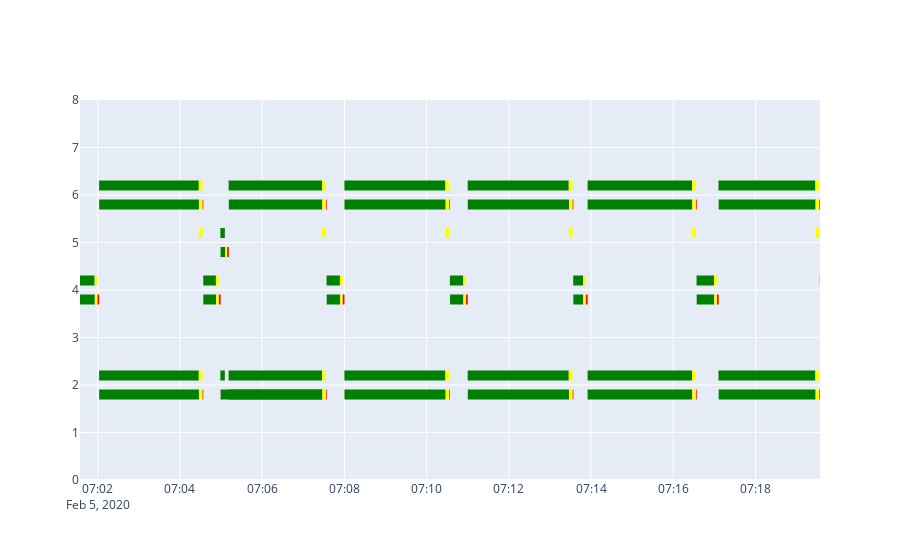

Source (notebook cell):
### Code cell
tl_id = '63069009'

lower_time = '02/05/2020 07:00:00.000'
upper_time = '02/05/2020 07:20:00.000'

upper_time_dt = datetime.datetime.strptime(upper_time, '%m/%d/%Y %H:%M:%S.%f')
lower_time_dt = datetime.datetime.strptime(lower_time, '%m/%d/%Y %H:%M:%S.%f')
#tls_dict[tl_id].loc[(tls_dict[tl_id]['interval_begin_dt'] > lower_time_dt) and (tls_dict[tl_id]['interval_begin_dt'] <= upper_time_dt)]

plot_sumo_df = tls_dict[tl_id].loc[(tls_dict[tl_id]['interval_begin_dt'] > lower_time_dt) & 
                                   (tls_dict[tl_id]['interval_begin_dt'] < upper_time_dt)] 

plot_rw_dict = {}


state_settings = {'green': {'color': 'green'},
                 'yellow': {'color': 'yellow'},
                 'red': {'color': 'red'}
                 }

width = 10

plot_rw_dict['green'] = rw_tl_dict[tl_id]['green'].loc[(rw_tl_dict[tl_id]['green'].index > lower_time_dt) & 
                                   (rw_tl_dict[tl_id]['green'].index < upper_time_dt)]

plot_rw_dict['yellow'] = rw_tl_dict[tl_id]['yellow'].loc[(rw_tl_dict[tl_id]['yellow'].index > lower_time_dt) & 
                                   (rw_tl_dict[tl_id]['yellow'].index < upper_time_dt)]

plot_rw_dict['red'] = rw_tl_dict[tl_id]['red'].loc[(rw_tl_dict[tl_id]['red'].index > lower_time_dt) & 
                                   (rw_tl_dict[tl_id]['red'].index < upper_time_dt)]


fig = go.Figure()
fig.add_trace(go.Scatter(x=[plot_rw_dict['green'].index[0], plot_rw_dict['green'].index[-1]], opacity=0))

fig.update_xaxes(range=[plot_rw_dict['green'].index[0], plot_rw_dict['green'].index[-1]])
fig.update_yaxes(range=[0, 8])

offset = 0.2

for i in range(len(plot_sumo_df.index)):
    for j in range(len(plot_sumo_df['green'].iloc[i])): # deals with the 1 or 2 phases
        fig.add_shape(
                # Line Horizontal
                dict(
                    type="line",
                    x0=plot_sumo_df['interval_begin_dt'].iloc[i],
                    y0=plot_sumo_df['green'].iloc[i][j] + offset,
                    x1=plot_sumo_df['interval_end_dt'].iloc[i],
                    y1=plot_sumo_df['green'].iloc[i][j] + offset,
                    line=dict(
                        color="Green",
                        width=width
                    )
        )
        )
        
    for j in range(len(plot_sumo_df['yellow'].iloc[i])): 
        fig.add_shape(
                # Line Horizontal
                dict(
                    type="line",
                    x0=plot_sumo_df['interval_begin_dt'].iloc[i],
                    y0=plot_sumo_df['yellow'].iloc[i][j] + offset,
                    x1=plot_sumo_df['interval_end_dt'].iloc[i],
                    y1=plot_sumo_df['yellow'].iloc[i][j] + offset,
                    line=dict(
                        color="yellow",
                        width=width
                    )
                )
        )

for state in plot_rw_dict.keys():
    
    for i in range(len(plot_rw_dict[state].index)):
        
        for j in range(1,3):
            
            if plot_rw_dict[state]['phase_' + str(j)].iloc[i] != "":
                
                phase = plot_rw_dict[state]['phase_' + str(j)].iloc[i]
                end_time = plot_rw_dict[state]['phase_' + str(j) + '_off_time'].iloc[i]
                
                fig.add_shape(
                    dict(
                        type="line",
                        x0=plot_rw_dict[state].index[i],
                        y0=phase - offset,
                        x1=end_time,
                        y1=phase - offset,
                        line=dict(
                            color=state_settings[state]['color'],
                            width=width
                        )
                    )
                )
                   
fig.update_layout({'hovermode': 'closest', 'xaxis': {'showspikes': True}
    })
    
fig.update_shapes(dict(xref='x', yref='y'))
fig.show()

### Figure 1 — Plotly figure (JSON) as saved in the notebook; plotly's stock layout.template omitted (floating-point values rounded to 4 significant figures)
{"data": [{"opacity": 0, "type": "scatter", "x": ["2020-02-05T07:01:34.100000", "2020-02-05T07:19:34.200000"]}], "layout": {"autosize": true, "hovermode": "closest", "shapes": [{"line": {"color": "yellow", "width": 10}, "type": "line", "x0": "2020-02-05T07:01:27.500000", "x1": "2020-02-05T07:01:33", "xref": "x", "y0": 2.2, "y1": 2.2, "yref": "y"}, {"line": {"color": "yellow", "width": 10}, "type": "line", "x0": "2020-02-05T07:01:27.500000", "x1": "2020-02-05T07:01:33", "xref": "x", "y0": 5.2, "y1": 5.2, "yref": "y"}, {"line": {"color": "yellow", "width": 10}, "type": "line", "x0": "2020-02-05T07:01:27.500000", "x1": "2020-02-05T07:01:33", "xref": "x", "y0": 6.2, "y1": 6.2, "yref": "y"}, {"line": {"color": "Green", "width": 10}, "type": "line", "x0": "2020-02-05T07:01:34", "x1": "2020-02-05T07:01:55.500000", "xref": "x", "y0": 4.2, "y1": 4.2, "yref": "y"}, {"line": {"color": "yellow", "width": 10}, "type": "line", "x0": "2020-02-05T07:01:55.500000", "x1": "2020-02-05T07:01:59.500000", "xref": "x", "y0": 4.2, "y1": 4.2, "yref": "y"}, {"line": {"color": "Green", "width": 10}, "type": "line", "x0": "2020-02-05T07:02:02", "x1": "2020-02-05T07:04:27.500000", "xref": "x", "y0": 2.2, "y1": 2.2, "yref": "y"}, {"line": {"color": "Green", "width": 10}, "type": "line", "x0": "2020-02-05T07:02:02", "x1": "2020-02-05T07:04:27.500000", "xref": "x", "y0": 6.2, "y1": 6.2, "yref": "y"}, {"line": {"color": "yellow", "width": 10}, "type": "line", "x0": "2020-02-05T07:04:27.500000", "x1": "2020-02-05T07:04:33", "xref": "x", "y0": 2.2, "y1": 2.2, "yref": "y"}, {"line": {"color": "yellow", "width": 10}, "type": "line", "x0": "2020-02-05T07:04:27.500000", "x1": "2020-02-05T07:04:33", "xref": "x", "y0": 5.2, "y1": 5.2, "yref": "y"}, {"line": {"color": "yellow", "width": 10}, "type": "line", "x0": "2020-02-05T07:04:27.500000", "x1": "2020-02-05T07:04:33", "xref": "x", "y0": 6.2, "y1": 6.2, "yref": "y"}, {"line": {"color": "Green", "width": 10}, "type": "line", "x0": "2020-02-05T07:04:34", "x1": "2020-02-05T07:04:52.500000", "xref": "x", "y0": 4.2, "y1": 4.2, "yref": "y"}, {"line": {"color": "yellow", "width": 10}, "type": "line", "x0": "2020-02-05T07:04:52.500000", "x1": "2020-02-05T07:04:56.500000", "xref": "x", "y0": 4.2, "y1": 4.2, "yref": "y"}, {"line": {"color": "Green", "width": 10}, "type": "line", "x0": "2020-02-05T07:04:59", "x1": "2020-02-05T07:05:05.500000", "xref": "x", "y0": 2.2, "y1": 2.2, "yref": "y"}, {"line": {"color": "Green", "width": 10}, "type": "line", "x0": "2020-02-05T07:04:59", "x1": "2020-02-05T07:05:05.500000", "xref": "x", "y0": 5.2, "y1": 5.2, "yref": "y"}, {"line": {"color": "Green", "width": 10}, "type": "line", "x0": "2020-02-05T07:05:11", "x1": "2020-02-05T07:07:27.500000", "xref": "x", "y0": 2.2, "y1": 2.2, "yref": "y"}, {"line": {"color": "Green", "width": 10}, "type": "line", "x0": "2020-02-05T07:05:11", "x1": "2020-02-05T07:07:27.500000", "xref": "x", "y0": 6.2, "y1": 6.2, "yref": "y"}, {"line": {"color": "yellow", "width": 10}, "type": "line", "x0": "2020-02-05T07:07:27.500000", "x1": "2020-02-05T07:07:33", "xref": "x", "y0": 2.2, "y1": 2.2, "yref": "y"}, {"line": {"color": "yellow", "width": 10}, "type": "line", "x0": "2020-02-05T07:07:27.500000", "x1": "2020-02-05T07:07:33", "xref": "x", "y0": 5.2, "y1": 5.2, "yref": "y"}, {"line": {"color": "yellow", "width": 10}, "type": "line", "x0": "2020-02-05T07:07:27.500000", "x1": "2020-02-05T07:07:33", "xref": "x", "y0": 6.2, "y1": 6.2, "yref": "y"}, {"line": {"color": "Green", "width": 10}, "type": "line", "x0": "2020-02-05T07:07:34", "x1": "2020-02-05T07:07:53.500000", "xref": "x", "y0": 4.2, "y1": 4.2, "yref": "y"}, {"line": {"color": "yellow", "width": 10}, "type": "line", "x0": "2020-02-05T07:07:53.500000", "x1": "2020-02-05T07:07:57.500000", "xref": "x", "y0": 4.2, "y1": 4.2, "yref": "y"}, {"line": {"color": "Green", "width": 10}, "type": "line", "x0": "2020-02-05T07:08:00", "x1": "2020-02-05T07:10:27.500000", "xref": "x", "y0": 2.2, "y1": 2.2, "yref": "y"}, {"line": {"color": "Green", "width": 10}, "type": "line", "x0": "2020-02-05T07:08:00", "x1": "2020-02-05T07:10:27.500000", "xref": "x", "y0": 6.2, "y1": 6.2, "yref": "y"}, {"line": {"color": "yellow", "width": 10}, "type": "line", "x0": "2020-02-05T07:10:27.500000", "x1": "2020-02-05T07:10:33", "xref": "x", "y0": 2.2, "y1": 2.2, "yref": "y"}, {"line": {"color": "yellow", "width": 10}, "type": "line", "x0": "2020-02-05T07:10:27.500000", "x1": "2020-02-05T07:10:33", "xref": "x", "y0": 5.2, "y1": 5.2, "yref": "y"}, {"line": {"color": "yellow", "width": 10}, "type": "line", "x0": "2020-02-05T07:10:27.500000", "x1": "2020-02-05T07:10:33", "xref": "x", "y0": 6.2, "y1": 6.2, "yref": "y"}, {"line": {"color": "Green", "width": 10}, "type": "line", "x0": "2020-02-05T07:10:34", "x1": "2020-02-05T07:10:53.500000", "xref": "x", "y0": 4.2, "y1": 4.2, "yref": "y"}, {"line": {"color": "yellow", "width": 10}, "type": "line", "x0": "2020-02-05T07:10:53.500000", "x1": "2020-02-05T07:10:57.500000", "xref": "x", "y0": 4.2, "y1": 4.2, "yref": "y"}, {"line": {"color": "Green", "width": 10}, "type": "line", "x0": "2020-02-05T07:11:00", "x1": "2020-02-05T07:13:27.500000", "xref": "x", "y0": 2.2, "y1": 2.2, "yref": "y"}, {"line": {"color": "Green", "width": 10}, "type": "line", "x0": "2020-02-05T07:11:00", "x1": "2020-02-05T07:13:27.500000", "xref": "x", "y0": 6.2, "y1": 6.2, "yref": "y"}, {"line": {"color": "yellow", "width": 10}, "type": "line", "x0": "2020-02-05T07:13:27.500000", "x1": "2020-02-05T07:13:33", "xref": "x", "y0": 2.2, "y1": 2.2, "yref": "y"}, {"line": {"color": "yellow", "width": 10}, "type": "line", "x0": "2020-02-05T07:13:27.500000", "x1": "2020-02-05T07:13:33", "xref": "x", "y0": 5.2, "y1": 5.2, "yref": "y"}, {"line": {"color": "yellow", "width": 10}, "type": "line", "x0": "2020-02-05T07:13:27.500000", "x1": "2020-02-05T07:13:33", "xref": "x", "y0": 6.2, "y1": 6.2, "yref": "y"}, {"line": {"color": "Green", "width": 10}, "type": "line", "x0": "2020-02-05T07:13:34", "x1": "2020-02-05T07:13:48.500000", "xref": "x", "y0": 4.2, "y1": 4.2, "yref": "y"}, {"line": {"color": "yellow", "width": 10}, "type": "line", "x0": "2020-02-05T07:13:48.500000", "x1": "2020-02-05T07:13:52.500000", "xref": "x", "y0": 4.2, "y1": 4.2, "yref": "y"}, {"line": {"color": "Green", "width": 10}, "type": "line", "x0": "2020-02-05T07:13:55", "x1": "2020-02-05T07:16:27.500000", "xref": "x", "y0": 2.2, "y1": 2.2, "yref": "y"}, {"line": {"color": "Green", "width": 10}, "type": "line", "x0": "2020-02-05T07:13:55", "x1": "2020-02-05T07:16:27.500000", "xref": "x", "y0": 6.2, "y1": 6.2, "yref": "y"}, {"line": {"color": "yellow", "width": 10}, "type": "line", "x0": "2020-02-05T07:16:27.500000", "x1": "2020-02-05T07:16:33", "xref": "x", "y0": 2.2, "y1": 2.2, "yref": "y"}, {"line": {"color": "yellow", "width": 10}, "type": "line", "x0": "2020-02-05T07:16:27.500000", "x1": "2020-02-05T07:16:33", "xref": "x", "y0": 5.2, "y1": 5.2, "yref": "y"}, {"line": {"color": "yellow", "width": 10}, "type": "line", "x0": "2020-02-05T07:16:27.500000", "x1": "2020-02-05T07:16:33", "xref": "x", "y0": 6.2, "y1": 6.2, "yref": "y"}, {"line": {"color": "Green", "width": 10}, "type": "line", "x0": "2020-02-05T07:16:34", "x1": "2020-02-05T07:16:59.500000", "xref": "x", "y0": 4.2, "y1": 4.2, "yref": "y"}, {"line": {"color": "yellow", "width": 10}, "type": "line", "x0": "2020-02-05T07:16:59.500000", "x1": "2020-02-05T07:17:03.500000", "xref": "x", "y0": 4.2, "y1": 4.2, "yref": "y"}, {"line": {"color": "Green", "width": 10}, "type": "line", "x0": "2020-02-05T07:17:06", "x1": "2020-02-05T07:19:27.500000", "xref": "x", "y0": 2.2, "y1": 2.2, "yref": "y"}, {"line": {"color": "Green", "width": 10}, "type": "line", "x0": "2020-02-05T07:17:06", "x1": "2020-02-05T07:19:27.500000", "xref": "x", "y0": 6.2, "y1": 6.2, "yref": "y"}, {"line": {"color": "yellow", "width": 10}, "type": "line", "x0": "2020-02-05T07:19:27.500000", "x1": "2020-02-05T07:19:33", "xref": "x", "y0": 2.2, "y1": 2.2, "yref": "y"}, {"line": {"color": "yellow", "width": 10}, "type": "line", "x0": "2020-02-05T07:19:27.500000", "x1": "2020-02-05T07:19:33", "xref": "x", "y0": 5.2, "y1": 5.2, "yref": "y"}, {"line": {"color": "yellow", "width": 10}, "type": "line", "x0": "2020-02-05T07:19:27.500000", "x1": "2020-02-05T07:19:33", "xref": "x", "y0": 6.2, "y1": 6.2, "yref": "y"}, {"line": {"color": "Green", "width": 10}, "type": "line", "x0": "2020-02-05T07:19:34", "x1": "2020-02-05T07:20:00.500000", "xref": "x", "y0": 4.2, "y1": 4.2, "yref": "y"}, {"line": {"color": "green", "width": 10}, "type": "line", "x0": "2020-02-05T07:01:34.100000", "x1": "2020-02-05T07:01:55.700000", "xref": "x", "y0": 3.8, "y1": 3.8, "yref": "y"}, {"line": {"color": "green", "width": 10}, "type": "line", "x0": "2020-02-05T07:02:02.100000", "x1": "2020-02-05T07:04:27.700000", "xref": "x", "y0": 1.8, "y1": 1.8, "yref": "y"}, {"line": {"color": "green", "width": 10}, "type": "line", "x0": "2020-02-05T07:02:02.100000", "x1": "2020-02-05T07:04:27.700000", "xref": "x", "y0": 5.8, "y1": 5.8, "yref": "y"}, {"line": {"color": "green", "width": 10}, "type": "line", "x0": "2020-02-05T07:04:34.100000", "x1": "2020-02-05T07:04:52.900000", "xref": "x", "y0": 3.8, "y1": 3.8, "yref": "y"}, {"line": {"color": "green", "width": 10}, "type": "line", "x0": "2020-02-05T07:04:59.300000", "x1": "2020-02-05T07:07:27.800000", "xref": "x", "y0": 1.8, "y1": 1.8, "yref": "y"}, {"line": {"color": "green", "width": 10}, "type": "line", "x0": "2020-02-05T07:04:59.300000", "x1": "2020-02-05T07:05:05.900000", "xref": "x", "y0": 4.8, "y1": 4.8, "yref": "y"}, {"line": {"color": "green", "width": 10}, "type": "line", "x0": "2020-02-05T07:05:11.300000", "x1": "2020-02-05T07:07:27.800000", "xref": "x", "y0": 1.8, "y1": 1.8, "yref": "y"}, {"line": {"color": "green", "width": 10}, "type": "line", "x0": "2020-02-05T07:05:11.300000", "x1": "2020-02-05T07:07:27.800000", "xref": "x", "y0": 5.8, "y1": 5.8, "yref": "y"}, {"line": {"color": "green", "width": 10}, "type": "line", "x0": "2020-02-05T07:07:34.200000", "x1": "2020-02-05T07:07:53.700000", "xref": "x", "y0": 3.8, "y1": 3.8, "yref": "y"}, {"line": {"color": "green", "width": 10}, "type": "line", "x0": "2020-02-05T07:08:00.100000", "x1": "2020-02-05T07:10:27.800000", "xref": "x", "y0": 1.8, "y1": 1.8, "yref": "y"}, {"line": {"color": "green", "width": 10}, "type": "line", "x0": "2020-02-05T07:08:00.100000", "x1": "2020-02-05T07:10:27.800000", "xref": "x", "y0": 5.8, "y1": 5.8, "yref": "y"}, {"line": {"color": "green", "width": 10}, "type": "line", "x0": "2020-02-05T07:10:34.200000", "x1": "2020-02-05T07:10:53.700000", "xref": "x", "y0": 3.8, "y1": 3.8, "yref": "y"}, {"line": {"color": "green", "width": 10}, "type": "line", "x0": "2020-02-05T07:11:00.100000", "x1": "2020-02-05T07:13:27.800000", "xref": "x", "y0": 1.8, "y1": 1.8, "yref": "y"}, {"line": {"color": "green", "width": 10}, "type": "line", "x0": "2020-02-05T07:11:00.100000", "x1": "2020-02-05T07:13:27.800000", "xref": "x", "y0": 5.8, "y1": 5.8, "yref": "y"}, {"line": {"color": "green", "width": 10}, "type": "line", "x0": "2020-02-05T07:13:34.200000", "x1": "2020-02-05T07:13:48.600000", "xref": "x", "y0": 3.8, "y1": 3.8, "yref": "y"}, {"line": {"color": "green", "width": 10}, "type": "line", "x0": "2020-02-05T07:13:55", "x1": "2020-02-05T07:16:27.800000", "xref": "x", "y0": 1.8, "y1": 1.8, "yref": "y"}, {"line": {"color": "green", "width": 10}, "type": "line", "x0": "2020-02-05T07:13:55", "x1": "2020-02-05T07:16:27.800000", "xref": "x", "y0": 5.8, "y1": 5.8, "yref": "y"}, {"line": {"color": "green", "width": 10}, "type": "line", "x0": "2020-02-05T07:16:34.200000", "x1": "2020-02-05T07:16:59.900000", "xref": "x", "y0": 3.8, "y1": 3.8, "yref": "y"}, {"line": {"color": "green", "width": 10}, "type": "line", "x0": "2020-02-05T07:17:06.300000", "x1": "2020-02-05T07:19:27.800000", "xref": "x", "y0": 1.8, "y1": 1.8, "yref": "y"}, {"line": {"color": "green", "width": 10}, "type": "line", "x0": "2020-02-05T07:17:06.300000", "x1": "2020-02-05T07:19:27.800000", "xref": "x", "y0": 5.8, "y1": 5.8, "yref": "y"}, {"line": {"color": "green", "width": 10}, "type": "line", "x0": "2020-02-05T07:19:34.200000", "x1": "2020-02-05T07:20:00.800000", "xref": "x", "y0": 3.8, "y1": 3.8, "yref": "y"}, {"line": {"color": "yellow", "width": 10}, "type": "line", "x0": "2020-02-05T07:01:27.700000", "x1": "2020-02-05T07:01:33.100000", "xref": "x", "y0": 1.8, "y1": 1.8, "yref": "y"}, {"line": {"color": "yellow", "width": 10}, "type": "line", "x0": "2020-02-05T07:01:27.700000", "x1": "2020-02-05T07:01:33.100000", "xref": "x", "y0": 5.8, "y1": 5.8, "yref": "y"}, {"line": {"color": "yellow", "width": 10}, "type": "line", "x0": "2020-02-05T07:01:55.700000", "x1": "2020-02-05T07:01:59.600000", "xref": "x", "y0": 3.8, "y1": 3.8, "yref": "y"}, {"line": {"color": "yellow", "width": 10}, "type": "line", "x0": "2020-02-05T07:04:27.700000", "x1": "2020-02-05T07:04:33.100000", "xref": "x", "y0": 1.8, "y1": 1.8, "yref": "y"}, {"line": {"color": "yellow", "width": 10}, "type": "line", "x0": "2020-02-05T07:04:27.700000", "x1": "2020-02-05T07:04:33.100000", "xref": "x", "y0": 5.8, "y1": 5.8, "yref": "y"}, {"line": {"color": "yellow", "width": 10}, "type": "line", "x0": "2020-02-05T07:04:52.900000", "x1": "2020-02-05T07:04:56.800000", "xref": "x", "y0": 3.8, "y1": 3.8, "yref": "y"}, {"line": {"color": "yellow", "width": 10}, "type": "line", "x0": "2020-02-05T07:05:05.900000", "x1": "2020-02-05T07:05:08.900000", "xref": "x", "y0": 4.8, "y1": 4.8, "yref": "y"}, {"line": {"color": "yellow", "width": 10}, "type": "line", "x0": "2020-02-05T07:07:27.800000", "x1": "2020-02-05T07:07:33.200000", "xref": "x", "y0": 1.8, "y1": 1.8, "yref": "y"}, {"line": {"color": "yellow", "width": 10}, "type": "line", "x0": "2020-02-05T07:07:27.800000", "x1": "2020-02-05T07:07:33.200000", "xref": "x", "y0": 5.8, "y1": 5.8, "yref": "y"}, {"line": {"color": "yellow", "width": 10}, "type": "line", "x0": "2020-02-05T07:07:53.700000", "x1": "2020-02-05T07:07:57.600000", "xref": "x", "y0": 3.8, "y1": 3.8, "yref": "y"}, {"line": {"color": "yellow", "width": 10}, "type": "line", "x0": "2020-02-05T07:10:27.800000", "x1": "2020-02-05T07:10:33.200000", "xref": "x", "y0": 1.8, "y1": 1.8, "yref": "y"}, {"line": {"color": "yellow", "width": 10}, "type": "line", "x0": "2020-02-05T07:10:27.800000", "x1": "2020-02-05T07:10:33.200000", "xref": "x", "y0": 5.8, "y1": 5.8, "yref": "y"}, {"line": {"color": "yellow", "width": 10}, "type": "line", "x0": "2020-02-05T07:10:53.700000", "x1": "2020-02-05T07:10:57.600000", "xref": "x", "y0": 3.8, "y1": 3.8, "yref": "y"}, {"line": {"color": "yellow", "width": 10}, "type": "line", "x0": "2020-02-05T07:13:27.800000", "x1": "2020-02-05T07:13:33.200000", "xref": "x", "y0": 1.8, "y1": 1.8, "yref": "y"}, {"line": {"color": "yellow", "width": 10}, "type": "line", "x0": "2020-02-05T07:13:27.800000", "x1": "2020-02-05T07:13:33.200000", "xref": "x", "y0": 5.8, "y1": 5.8, "yref": "y"}, {"line": {"color": "yellow", "width": 10}, "type": "line", "x0": "2020-02-05T07:13:48.600000", "x1": "2020-02-05T07:13:52.500000", "xref": "x", "y0": 3.8, "y1": 3.8, "yref": "y"}, {"line": {"color": "yellow", "width": 10}, "type": "line", "x0": "2020-02-05T07:16:27.800000", "x1": "2020-02-05T07:16:33.200000", "xref": "x", "y0": 1.8, "y1": 1.8, "yref": "y"}, {"line": {"color": "yellow", "width": 10}, "type": "line", "x0": "2020-02-05T07:16:27.800000", "x1": "2020-02-05T07:16:33.200000", "xref": "x", "y0": 5.8, "y1": 5.8, "yref": "y"}, {"line": {"color": "yellow", "width": 10}, "type": "line", "x0": "2020-02-05T07:16:59.900000", "x1": "2020-02-05T07:17:03.800000", "xref": "x", "y0": 3.8, "y1": 3.8, "yref": "y"}, {"line": {"color": "yellow", "width": 10}, "type": "line", "x0": "2020-02-05T07:19:27.800000", "x1": "2020-02-05T07:19:33.200000", "xref": "x", "y0": 1.8, "y1": 1.8, "yref": "y"}, {"line": {"color": "yellow", "width": 10}, "type": "line", "x0": "2020-02-05T07:19:27.800000", "x1": "2020-02-05T07:19:33.200000", "xref": "x", "y0": 5.8, "y1": 5.8, "yref": "y"}, {"line": {"color": "red", "width": 10}, "type": "line", "x0": "2020-02-05T07:01:33.100000", "x1": "2020-02-05T07:01:34.100000", "xref": "x", "y0": 1.8, "y1": 1.8, "yref": "y"}, {"line": {"color": "red", "width": 10}, "type": "line", "x0": "2020-02-05T07:01:33.100000", "x1": "2020-02-05T07:01:34.100000", "xref": "x", "y0": 5.8, "y1": 5.8, "yref": "y"}, {"line": {"color": "red", "width": 10}, "type": "line", "x0": "2020-02-05T07:01:59.600000", "x1": "2020-02-05T07:02:02.100000", "xref": "x", "y0": 3.8, "y1": 3.8, "yref": "y"}, {"line": {"color": "red", "width": 10}, "type": "line", "x0": "2020-02-05T07:04:33.100000", "x1": "2020-02-05T07:04:34.100000", "xref": "x", "y0": 1.8, "y1": 1.8, "yref": "y"}, {"line": {"color": "red", "width": 10}, "type": "line", "x0": "2020-02-05T07:04:33.100000", "x1": "2020-02-05T07:04:34.100000", "xref": "x", "y0": 5.8, "y1": 5.8, "yref": "y"}, {"line": {"color": "red", "width": 10}, "type": "line", "x0": "2020-02-05T07:04:56.800000", "x1": "2020-02-05T07:04:59.300000", "xref": "x", "y0": 3.8, "y1": 3.8, "yref": "y"}, {"line": {"color": "red", "width": 10}, "type": "line", "x0": "2020-02-05T07:05:08.900000", "x1": "2020-02-05T07:05:11.300000", "xref": "x", "y0": 4.8, "y1": 4.8, "yref": "y"}, {"line": {"color": "red", "width": 10}, "type": "line", "x0": "2020-02-05T07:07:33.200000", "x1": "2020-02-05T07:07:34.200000", "xref": "x", "y0": 1.8, "y1": 1.8, "yref": "y"}, {"line": {"color": "red", "width": 10}, "type": "line", "x0": "2020-02-05T07:07:33.200000", "x1": "2020-02-05T07:07:34.200000", "xref": "x", "y0": 5.8, "y1": 5.8, "yref": "y"}, {"line": {"color": "red", "width": 10}, "type": "line", "x0": "2020-02-05T07:07:57.600000", "x1": "2020-02-05T07:08:00.100000", "xref": "x", "y0": 3.8, "y1": 3.8, "yref": "y"}, {"line": {"color": "red", "width": 10}, "type": "line", "x0": "2020-02-05T07:10:33.200000", "x1": "2020-02-05T07:10:34.200000", "xref": "x", "y0": 1.8, "y1": 1.8, "yref": "y"}, {"line": {"color": "red", "width": 10}, "type": "line", "x0": "2020-02-05T07:10:33.200000", "x1": "2020-02-05T07:10:34.200000", "xref": "x", "y0": 5.8, "y1": 5.8, "yref": "y"}, {"line": {"color": "red", "width": 10}, "type": "line", "x0": "2020-02-05T07:10:57.600000", "x1": "2020-02-05T07:11:00.100000", "xref": "x", "y0": 3.8, "y1": 3.8, "yref": "y"}, {"line": {"color": "red", "width": 10}, "type": "line", "x0": "2020-02-05T07:13:33.200000", "x1": "2020-02-05T07:13:34.200000", "xref": "x", "y0": 1.8, "y1": 1.8, "yref": "y"}, {"line": {"color": "red", "width": 10}, "type": "line", "x0": "2020-02-05T07:13:33.200000", "x1": "2020-02-05T07:13:34.200000", "xref": "x", "y0": 5.8, "y1": 5.8, "yref": "y"}, {"line": {"color": "red", "width": 10}, "type": "line", "x0": "2020-02-05T07:13:52.500000", "x1": "2020-02-05T07:13:55", "xref": "x", "y0": 3.8, "y1": 3.8, "yref": "y"}, {"line": {"color": "red", "width": 10}, "type": "line", "x0": "2020-02-05T07:16:33.200000", "x1": "2020-02-05T07:16:34.200000", "xref": "x", "y0": 1.8, "y1": 1.8, "yref": "y"}, {"line": {"color": "red", "width": 10}, "type": "line", "x0": "2020-02-05T07:16:33.200000", "x1": "2020-02-05T07:16:34.200000", "xref": "x", "y0": 5.8, "y1": 5.8, "yref": "y"}, {"line": {"color": "red", "width": 10}, "type": "line", "x0": "2020-02-05T07:17:03.800000", "x1": "2020-02-05T07:17:06.300000", "xref": "x", "y0": 3.8, "y1": 3.8, "yref": "y"}, {"line": {"color": "red", "width": 10}, "type": "line", "x0": "2020-02-05T07:19:33.200000", "x1": "2020-02-05T07:19:34.200000", "xref": "x", "y0": 1.8, "y1": 1.8, "yref": "y"}, {"line": {"color": "red", "width": 10}, "type": "line", "x0": "2020-02-05T07:19:33.200000", "x1": "2020-02-05T07:19:34.200000", "xref": "x", "y0": 5.8, "y1": 5.8, "yref": "y"}], "xaxis": {"range": ["2020-02-05T07:01:34.100000", "2020-02-05T07:19:34.200000"], "showspikes": true, "type": "date"}, "yaxis": {"range": [0, 8]}}}
